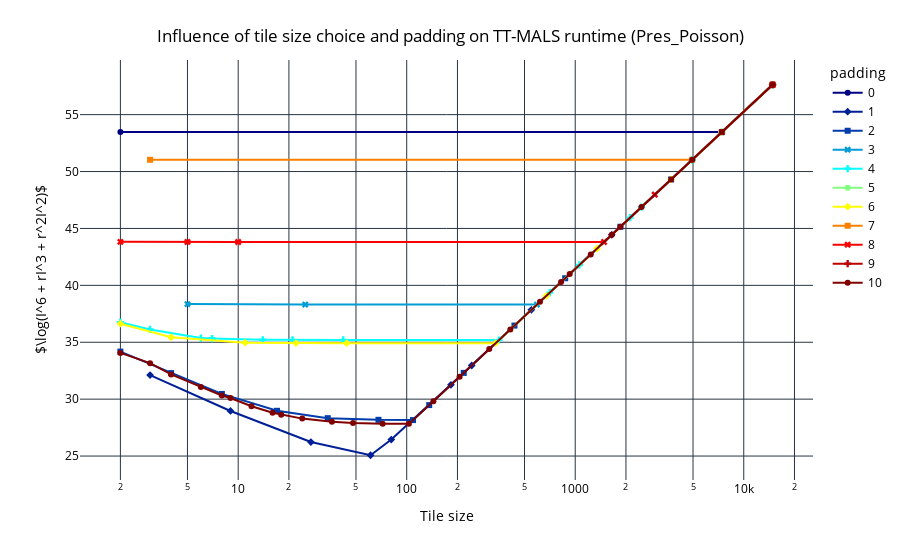

The notebook cell this image was saved under:
### Code cell
line_plot_padding_tile_size_tt_mals_runtime_per_matrix(padding_df, "Pres_Poisson")

### Figure 1 — Plotly figure (JSON) as saved in the notebook; plotly's stock layout.template omitted (floating-point values rounded to 4 significant figures)
{"data": [{"hovertemplate": "padding=0<br>Tile size=%{x}<br>log_obj_func=%{y}<extra></extra>", "legendgroup": "0", "line": {"color": "rgb(0, 0, 131)", "dash": "solid"}, "marker": {"symbol": "circle"}, "mode": "lines+markers", "name": "0", "orientation": "v", "showlegend": true, "x": [2.0, 7411.0, 14820.0], "xaxis": "x", "y": [53.46, 53.46, 57.62], "yaxis": "y", "type": "scatter"}, {"hovertemplate": "padding=1<br>Tile size=%{x}<br>log_obj_func=%{y}<extra></extra>", "legendgroup": "1", "line": {"color": "rgb(0, 30, 150)", "dash": "solid"}, "marker": {"symbol": "diamond"}, "mode": "lines+markers", "name": "1", "orientation": "v", "showlegend": true, "x": [3.0, 9.0, 27.0, 61.0, 81.0, 183.0, 243.0, 549.0, 1647.0, 4941.0, 14820.0], "xaxis": "x", "y": [32.11, 28.96, 26.23, 25.07, 26.45, 31.26, 32.96, 37.85, 44.44, 51.03, 57.62], "yaxis": "y", "type": "scatter"}, {"hovertemplate": "padding=2<br>Tile size=%{x}<br>log_obj_func=%{y}<extra></extra>", "legendgroup": "2", "line": {"color": "rgb(0, 60, 170)", "dash": "solid"}, "marker": {"symbol": "square"}, "mode": "lines+markers", "name": "2", "orientation": "v", "showlegend": true, "x": [2.0, 4.0, 8.0, 17.0, 34.0, 68.0, 109.0, 136.0, 218.0, 436.0, 872.0, 1853.0, 3706.0, 7412.0, 14820.0], "xaxis": "x", "y": [34.18, 32.29, 30.46, 28.98, 28.33, 28.18, 28.16, 29.48, 32.31, 36.47, 40.62, 45.15, 49.31, 53.47, 57.62], "yaxis": "y", "type": "scatter"}, {"hovertemplate": "padding=3<br>Tile size=%{x}<br>log_obj_func=%{y}<extra></extra>", "legendgroup": "3", "line": {"color": "rgb(2, 157, 212)", "dash": "solid"}, "marker": {"symbol": "x"}, "mode": "lines+markers", "name": "3", "orientation": "v", "showlegend": true, "x": [5.0, 25.0, 593.0, 2965.0, 14820.0], "xaxis": "x", "y": [38.35, 38.31, 38.31, 47.97, 57.62], "yaxis": "y", "type": "scatter"}, {"hovertemplate": "padding=4<br>Tile size=%{x}<br>log_obj_func=%{y}<extra></extra>", "legendgroup": "4", "line": {"color": "rgb(5, 255, 255)", "dash": "solid"}, "marker": {"symbol": "cross"}, "mode": "lines+markers", "name": "4", "orientation": "v", "showlegend": true, "x": [2.0, 3.0, 6.0, 7.0, 14.0, 21.0, 42.0, 353.0, 706.0, 1059.0, 2118.0, 2471.0, 4942.0, 7413.0, 14830.0], "xaxis": "x", "y": [36.76, 36.13, 35.37, 35.32, 35.22, 35.21, 35.2, 35.2, 39.36, 41.79, 45.95, 46.87, 51.03, 53.47, 57.62], "yaxis": "y", "type": "scatter"}, {"hovertemplate": "padding=5<br>Tile size=%{x}<br>log_obj_func=%{y}<extra></extra>", "legendgroup": "5", "line": {"color": "rgb(130, 255, 128)", "dash": "solid"}, "marker": {"symbol": "circle"}, "mode": "lines+markers", "name": "5", "orientation": "v", "showlegend": true, "x": [14830.0], "xaxis": "x", "y": [57.63], "yaxis": "y", "type": "scatter"}, {"hovertemplate": "padding=6<br>Tile size=%{x}<br>log_obj_func=%{y}<extra></extra>", "legendgroup": "6", "line": {"color": "rgb(255, 255, 0)", "dash": "solid"}, "marker": {"symbol": "diamond"}, "mode": "lines+markers", "name": "6", "orientation": "v", "showlegend": true, "x": [2.0, 4.0, 11.0, 22.0, 44.0, 337.0, 674.0, 1348.0, 3707.0, 7414.0, 14830.0], "xaxis": "x", "y": [36.63, 35.44, 34.97, 34.93, 34.92, 34.92, 39.08, 43.24, 49.31, 53.47, 57.63], "yaxis": "y", "type": "scatter"}, {"hovertemplate": "padding=7<br>Tile size=%{x}<br>log_obj_func=%{y}<extra></extra>", "legendgroup": "7", "line": {"color": "rgb(252, 128, 0)", "dash": "solid"}, "marker": {"symbol": "square"}, "mode": "lines+markers", "name": "7", "orientation": "v", "showlegend": true, "x": [3.0, 4943.0, 14830.0], "xaxis": "x", "y": [51.03, 51.03, 57.63], "yaxis": "y", "type": "scatter"}, {"hovertemplate": "padding=8<br>Tile size=%{x}<br>log_obj_func=%{y}<extra></extra>", "legendgroup": "8", "line": {"color": "rgb(250, 0, 0)", "dash": "solid"}, "marker": {"symbol": "x"}, "mode": "lines+markers", "name": "8", "orientation": "v", "showlegend": true, "x": [2.0, 5.0, 10.0, 1483.0, 2966.0, 7415.0, 14830.0], "xaxis": "x", "y": [43.82, 43.81, 43.81, 43.81, 47.97, 53.47, 57.63], "yaxis": "y", "type": "scatter"}, {"hovertemplate": "padding=9<br>Tile size=%{x}<br>log_obj_func=%{y}<extra></extra>", "legendgroup": "9", "line": {"color": "rgb(189, 0, 0)", "dash": "solid"}, "marker": {"symbol": "cross"}, "mode": "lines+markers", "name": "9", "orientation": "v", "showlegend": true, "x": [14830.0], "xaxis": "x", "y": [57.63], "yaxis": "y", "type": "scatter"}, {"hovertemplate": "padding=10<br>Tile size=%{x}<br>log_obj_func=%{y}<extra></extra>", "legendgroup": "10", "line": {"color": "rgb(128, 0, 0)", "dash": "solid"}, "marker": {"symbol": "circle"}, "mode": "lines+markers", "name": "10", "orientation": "v", "showlegend": true, "x": [2.0, 3.0, 4.0, 6.0, 8.0, 9.0, 12.0, 16.0, 18.0, 24.0, 36.0, 48.0, 72.0, 103.0, 144.0, 206.0, 309.0, 412.0, 618.0, 824.0, 927.0, 1236.0, 1648.0, 1854.0, 2472.0, 3708.0, 4944.0, 7416.0, 14830.0], "xaxis": "x", "y": [34.06, 33.17, 32.17, 31.06, 30.32, 30.1, 29.38, 28.8, 28.64, 28.29, 28.01, 27.91, 27.85, 27.83, 29.82, 31.97, 34.4, 36.13, 38.56, 40.29, 40.99, 42.72, 44.44, 45.15, 46.88, 49.31, 51.04, 53.47, 57.63], "yaxis": "y", "type": "scatter"}], "layout": {"xaxis": {"anchor": "y", "domain": [0.0, 1.0], "title": {"text": "Tile size"}, "type": "log"}, "yaxis": {"anchor": "x", "domain": [0.0, 1.0], "title": {"text": "$\\log(I^6 + rI^3 + r^2I^2)$"}}, "legend": {"title": {"text": "padding"}, "tracegroupgap": 0}, "margin": {"t": 60}, "title": {"text": "Influence of tile size choice and padding on TT-MALS runtime (Pres_Poisson)", "x": 0.5, "xanchor": "center", "yanchor": "top"}, "font": {"color": "black"}, "plot_bgcolor": "white", "paper_bgcolor": "white"}}
